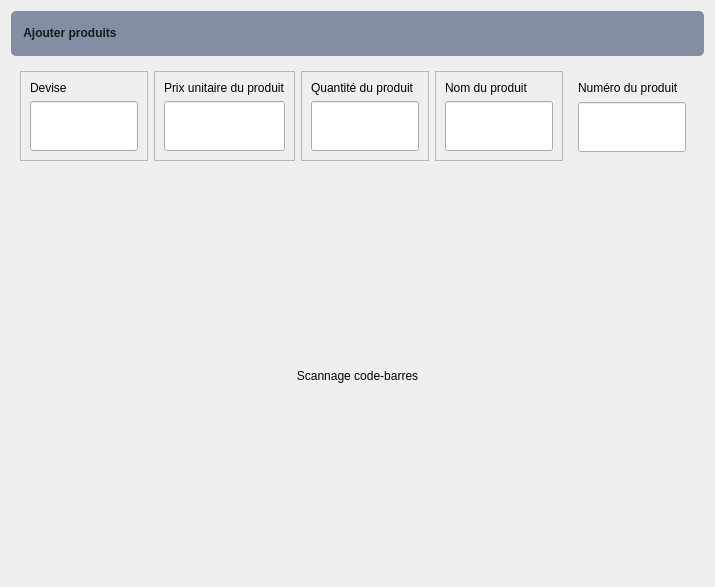
                <widget class="QWidget" name="page_scanner">
                 <layout class="QVBoxLayout" name="verticalLayout_37">
                  <item>
                   <widget class="QWidget" name="widget_15" native="true">
                    <property name="minimumSize">
                     <size>
                      <width>0</width>
                      <height>45</height>
                     </size>
                    </property>
                    <property name="maximumSize">
                     <size>
                      <width>16777215</width>
                      <height>45</height>
                     </size>
                    </property>
                    <property name="styleSheet">
                     <string notr="true">background-color: #838ea2;
color : #16191d;
font-weight : bold;
border-radius : 5px;</string>
                    </property>
                    <layout class="QHBoxLayout" name="horizontalLayout_17">
                     <item>
                      <widget class="QPushButton" name="pushButton_5">
                       <property name="text">
                        <string> Ajouter produits</string>
                       </property>
                       <property name="icon">
                        <iconset resource="resources.qrc">
                         <normaloff>:/icon_2/plus.svg</normaloff>:/icon_2/plus.svg</iconset>
                       </property>
                      </widget>
                     </item>
                     <item>
                      <spacer name="horizontalSpacer_7">
                       <property name="orientation">
                        <enum>Qt::Horizontal</enum>
                       </property>
                       <property name="sizeHint" stdset="0">
                        <size>
                         <width>479</width>
                         <height>20</height>
                        </size>
                       </property>
                      </spacer>
                     </item>
                    </layout>
                   </widget>
                  </item>
                  <item>
                   <widget class="QWidget" name="widget_6" native="true">
                    <property name="maximumSize">
                     <size>
                      <width>1677215</width>
                      <height>150</height>
                     </size>
                    </property>
                    <layout class="QHBoxLayout" name="horizontalLayout_14">
                     <item>
                      <widget class="QFrame" name="frame_19">
                       <property name="frameShape">
                        <enum>QFrame::StyledPanel</enum>
                       </property>
                       <property name="frameShadow">
                        <enum>QFrame::Raised</enum>
                       </property>
                       <layout class="QVBoxLayout" name="verticalLayout_27">
                        <item>
                         <widget class="QLabel" name="label_18">
                          <property name="text">
                           <string>Devise</string>
                          </property>
                         </widget>
                        </item>
                        <item>
                         <widget class="QLineEdit" name="lineEdit_17">
                          <property name="minimumSize">
                           <size>
                            <width>0</width>
                            <height>50</height>
                           </size>
                          </property>
                         </widget>
                        </item>
                       </layout>
                      </widget>
                     </item>
                     <item>
                      <widget class="QFrame" name="frame_18">
                       <property name="frameShape">
                        <enum>QFrame::StyledPanel</enum>
                       </property>
                       <property name="frameShadow">
                        <enum>QFrame::Raised</enum>
                       </property>
                       <layout class="QVBoxLayout" name="verticalLayout_26">
                        <item>
                         <widget class="QLabel" name="label_17">
                          <property name="text">
                           <string>Prix unitaire du produit</string>
                          </property>
                         </widget>
                        </item>
                        <item>
                         <widget class="QLineEdit" name="lineEdit_16">
                          <property name="minimumSize">
                           <size>
                            <width>0</width>
                            <height>50</height>
                           </size>
                          </property>
                         </widget>
                        </item>
                       </layout>
                      </widget>
                     </item>
                     <item>
                      <widget class="QFrame" name="frame_17">
                       <property name="frameShape">
                        <enum>QFrame::StyledPanel</enum>
                       </property>
                       <property name="frameShadow">
                        <enum>QFrame::Raised</enum>
                       </property>
                       <layout class="QVBoxLayout" name="verticalLayout_25">
                        <item>
                         <widget class="QLabel" name="label_16">
                          <property name="text">
                           <string>Quantité du produit</string>
                          </property>
                         </widget>
                        </item>
                        <item>
                         <widget class="QLineEdit" name="lineEdit_15">
                          <property name="minimumSize">
                           <size>
                            <width>0</width>
                            <height>50</height>
                           </size>
                          </property>
                         </widget>
                        </item>
                       </layout>
                      </widget>
                     </item>
                     <item>
                      <widget class="QFrame" name="frame_16">
                       <property name="frameShape">
                        <enum>QFrame::StyledPanel</enum>
                       </property>
                       <property name="frameShadow">
                        <enum>QFrame::Raised</enum>
                       </property>
                       <layout class="QVBoxLayout" name="verticalLayout_24">
                        <item>
                         <widget class="QLabel" name="label_15">
                          <property name="text">
                           <string>Nom du produit</string>
                          </property>
                         </widget>
                        </item>
                        <item>
                         <widget class="QLineEdit" name="lineEdit_14">
                          <property name="minimumSize">
                           <size>
                            <width>0</width>
                            <height>50</height>
                           </size>
                          </property>
                         </widget>
                        </item>
                       </layout>
                      </widget>
                     </item>
                     <item>
                      <widget class="QWidget" name="widget_5" native="true">
                       <property name="maximumSize">
                        <size>
                         <width>16777215</width>
                         <height>16777215</height>
                        </size>
                       </property>
                       <layout class="QVBoxLayout" name="verticalLayout_30">
                        <item>
                         <widget class="QLabel" name="label_14">
                          <property name="text">
                           <string>Numéro du produit</string>
                          </property>
                         </widget>
                        </item>
                        <item>
                         <widget class="QLineEdit" name="lineEdit_13">
                          <property name="minimumSize">
                           <size>
                            <width>0</width>
                            <height>50</height>
                           </size>
                          </property>
                         </widget>
                        </item>
                       </layout>
                      </widget>
                     </item>
                    </layout>
                   </widget>
                  </item>
                  <item>
                   <widget class="QWidget" name="widget_7" native="true">
                    <property name="minimumSize">
                     <size>
                      <width>0</width>
                      <height>400</height>
                     </size>
                    </property>
                    <layout class="QVBoxLayout" name="verticalLayout_23">
                     <item>
                      <widget class="QLabel" name="label_19">
                       <property name="text">
                        <string>Scannage code-barres</string>
                       </property>
                       <property name="alignment">
                        <set>Qt::AlignCenter</set>
                       </property>
                      </widget>
                     </item>
                    </layout>
                   </widget>
                  </item>
                 </layout>
                </widget>
